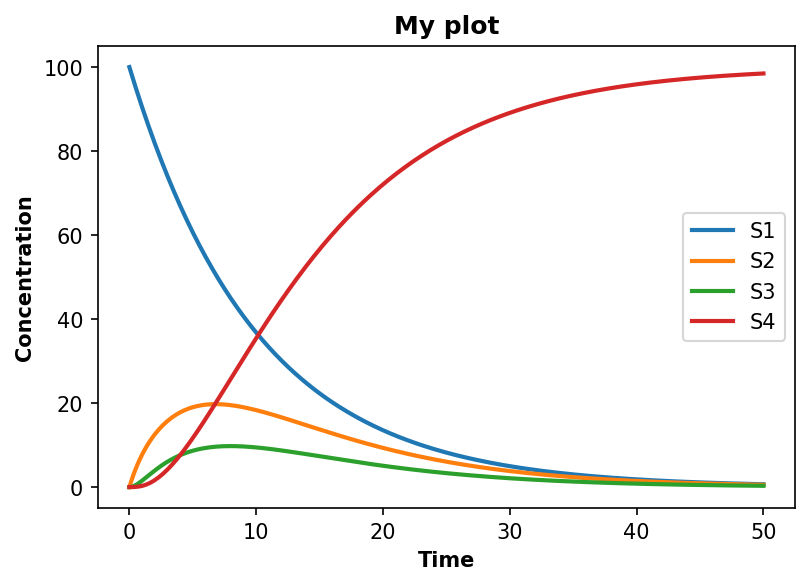

This figure's Python source:
import tellurium as te

model_name = 'example_01'

r = te.loada(f"""
model {model_name}
    J1: S1 -> S2; k1*S1;
    J2: S2 -> S3; k2*S2 - k3*S3
    J3: S3 -> S4; k4*S3;
    k1 = 0.1; k2 = 0.5; k3 = 0.5; k4 = 0.5;
    S1 = 100;
end
""")

m = r.simulate (0, 50, 300, ['time', 'S1', 'S2', 'S3', 'S4'])

r.plot(
    title='My plot', 
    xtitle='Time', 
    ytitle='Concentration', 
    dpi=150,
    savefig=f'./{model_name}.png'
)

r.exportToSBML(f'./{model_name}.xml', current=False)
